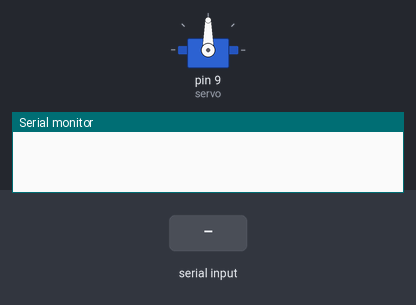
This sketch was run on a simulated Arduino Uno, built with avr-gcc and run on an emulated ATmega328P. Parts: servo, the last lines printed to the serial monitor. Inputs (shaded band) come from the test bench.

Above: at 1.2 s.
1.3 s: "30,150\n" received over Serial
At 3.5 s:
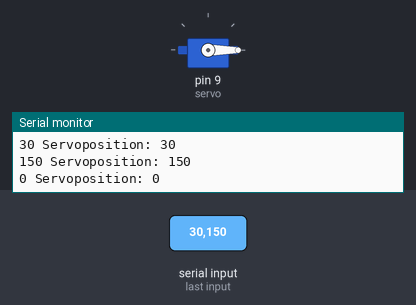
3.8 s: "90,45\n" received over Serial
At 4.6 s:
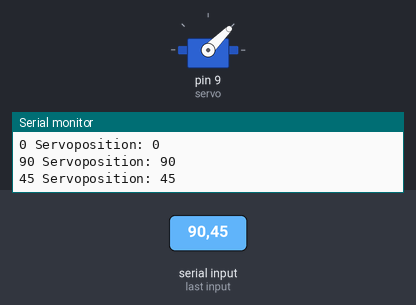
6.3 s: "200\n" received over Serial
At 7.1 s:
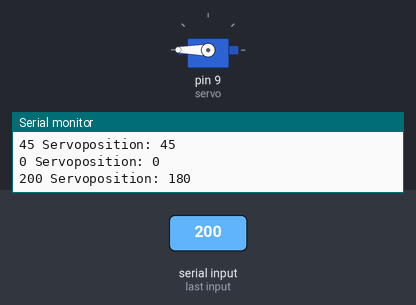
Timing chart, 0 to 9.3 s (numbered marks = the images above; inputs shaded):
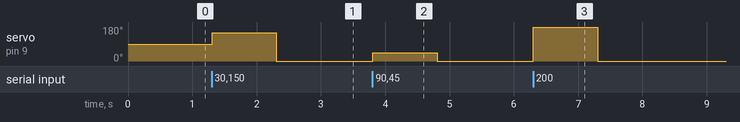

Measured:
- after the input at 1.3 s, servo on pin 9 (servo): 90° → 150° at once, → 0° 1.0 s later
- after the input at 3.8 s, servo on pin 9 (servo): 0° → 45° at once, → 0° 1.0 s later
- after the input at 6.3 s, servo on pin 9 (servo): 0° → 180° at once, → 0° 1.0 s later

The sketch:

UNO-Servoansteuerung.ino
```cpp
// (licence header left out)
// Einbinden der Servobibliothek
#include <Servo.h>

// Erstellen eines Servo-Objekts
Servo servo;

void setup() {
  // Einrichten der seriellen Schnittstelle
  Serial.begin(9600);
  // unser Servo ist an Pin 9 angeschlossen
  servo.attach(9);
}
void loop() {}

// wird aufgerufen, sobald Daten verfügbar sind
void serialEvent() {
    // Einlesen des übergebenen Sollwertes und parsen zu Integer
    int soll = Serial.parseInt();
    // Ausgabe des Wertes zur Kontrolle
    Serial.print(soll);
    // Fahren auf gewünschte Position
    servo.write(soll);
    // Einlesen der Servoposition
    int ist = servo.read();
    // Ausgabe des Wertes
    Serial.print(" Servoposition: ");
    Serial.println(ist, DEC);
}
```
